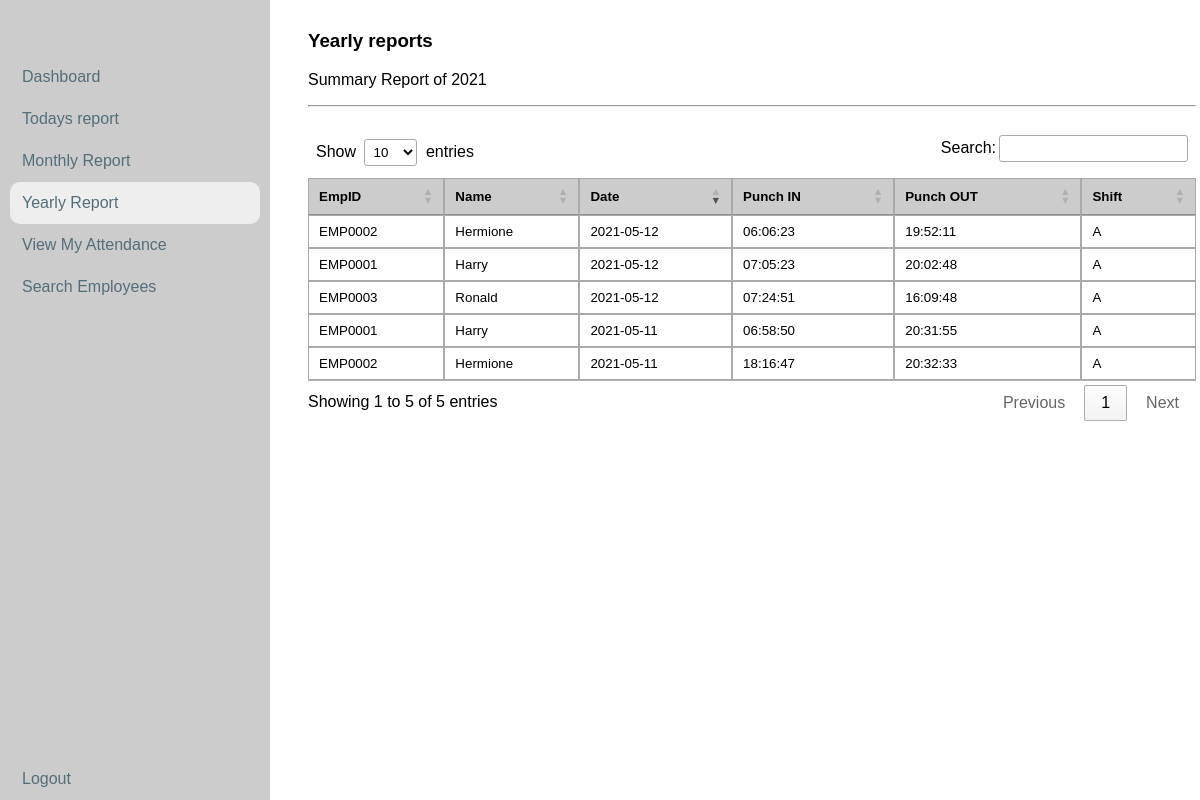
The page /report-yearly.php (signed in) on the database its author committed.
### tables this page shows
CREATE TABLE `attendance_log` (
  `id` int(11) NOT NULL,
  `employee_id` varchar(255) NOT NULL,
  `punch_time` datetime(6) NOT NULL,
  `punch_type` varchar(11) NOT NULL,
  `gate_number` varchar(255) NOT NULL,
  `punch_date` date NOT NULL
);

CREATE TABLE `employees` (
  `id` int(11) NOT NULL,
  `employee_id` varchar(255) NOT NULL,
  `employee_name` varchar(255) NOT NULL,
  `employee_role` varchar(255) NOT NULL,
  `password` varchar(255) NOT NULL,
  `address` text NOT NULL
);

### includes/functions.php (the view, shortened to what this page needs)
<?php
function getEmployeeName($db, $employee_id){
  try {
    $stmt = $db->prepare('SELECT * FROM employees WHERE employee_id = :employee_id');
    $stmt->execute(array(
      ':employee_id' => strip_tags($employee_id)
    ));
    $name = $stmt->fetch();
    return $name['employee_name'];
  } catch(PDOException $e) {
    echo $e->getMessage();
  }
}
function getYearlyStats($db){
  try {
    $stmt = $db->prepare('SELECT * FROM attendance_log WHERE (punch_date BETWEEN :year_start AND :month_end) AND punch_type = :type');
    $stmt->execute(array(
      ':year_start' => date('Y-01-01 H:i:s'),
      ':month_end' => date('Y-m-d H:i:s'),
      ':type' => 'IN'
    ));
    $data = '
        <table class="table table-bordered table-sm">
          <thead>
            <tr>
              <th>EmpID</th>
              <th>Name</th>
              <th>Date</th>
              <th>Punch IN</th>
              <th>Punch OUT</th>
              <th>Shift</th>
            </tr>
          </thead>
          <tbody>
    ';
    while ($row = $stmt->fetch()) {
      $in = date_create(getInPunchTime($db, $row['employee_id'], $row['punch_date']));
      $in = date_format($in, 'H:i:s');
      if (getOutPunchTime($db, $row['employee_id'], $row['punch_date']) != 'Working') {
        $out = date_create(getOutPunchTime($db, $row['employee_id'], $row['punch_date']));
        $out = date_format($out, 'H:i:s');
      }else{
        $out = 'Working';
      }
      $data .= '
        <tr>
          <td>'.$row['employee_id'].'</td>
          <td>'.getEmployeeName($db, $row['employee_id']).'</td>
          <td>'.$row['punch_date'].'</td>
          <td>'.$in.'</td>
          <td>'.$out.'</td>
          <td>A</td>
        </tr>
      ';
     }
     $data .= '</tbody></table>';
     return $data;
  } catch(PDOException $e) {
    echo $e->getMessage();
  }
}
function getInPunchTime($db, $employee_id, $date) {
  try {
      $stmt = $db->prepare('SELECT * FROM attendance_log WHERE employee_id = :employee_id AND punch_date = :punch_date AND punch_type = :type');
      $stmt->execute(array(
        ':employee_id' => $employee_id,
        ':punch_date' => $date,
        ':type' => 'IN'
      ));
      if ($stmt->rowCount() > 0) {
      	$row = $stmt->fetch();
      	return $row['punch_time'];
      }
  } catch(PDOException $e) {
      echo $e->getMessage();
  }
}
function getOutPunchTime($db, $employee_id, $date) {
  try {
      $stmt = $db->prepare('SELECT * FROM attendance_log WHERE employee_id = :employee_id AND punch_date = :punch_date AND punch_type = :type');
      $stmt->execute(array(
        ':employee_id' => $employee_id,
        ':punch_date' => $date,
        ':type' => 'OUT'
      ));
      if ($stmt->rowCount() > 0) {
      	$row = $stmt->fetch();
      	return $row['punch_time'];
      }else{
        return 'Working';
      }
  } catch(PDOException $e) {
      echo $e->getMessage();
  }
}
?>

### styles/index.css (style rules this page uses)
html, body { font-family: sans-serif; }
table { width: 100%; border-collapse: collapse; }
tr { border: 1px solid #aaa; padding:4px; }
tr:nth-child(even) { background: #eee; }
th { background: #ccc; }
td, th { border: 1px solid #aaa; padding: 10px; font-size: 10pt; }

### rows shown on the page
attendance_log: employee "EMP0001", employee.employee_name "Harry", punch_date "2021-05-11", in "06:58:50", out "20:31:55"
attendance_log: employee "EMP0002", employee.employee_name "Hermione", punch_date "2021-05-11", in "18:16:47", out "20:32:33"
attendance_log: employee "EMP0002", employee.employee_name "Hermione", punch_date "2021-05-12", in "06:06:23", out "19:52:11"
attendance_log: employee "EMP0001", employee.employee_name "Harry", punch_date "2021-05-12", in "07:05:23", out "20:02:48"
attendance_log: employee "EMP0003", employee.employee_name "Ronald", punch_date "2021-05-12", in "07:24:51", out "16:09:48"
